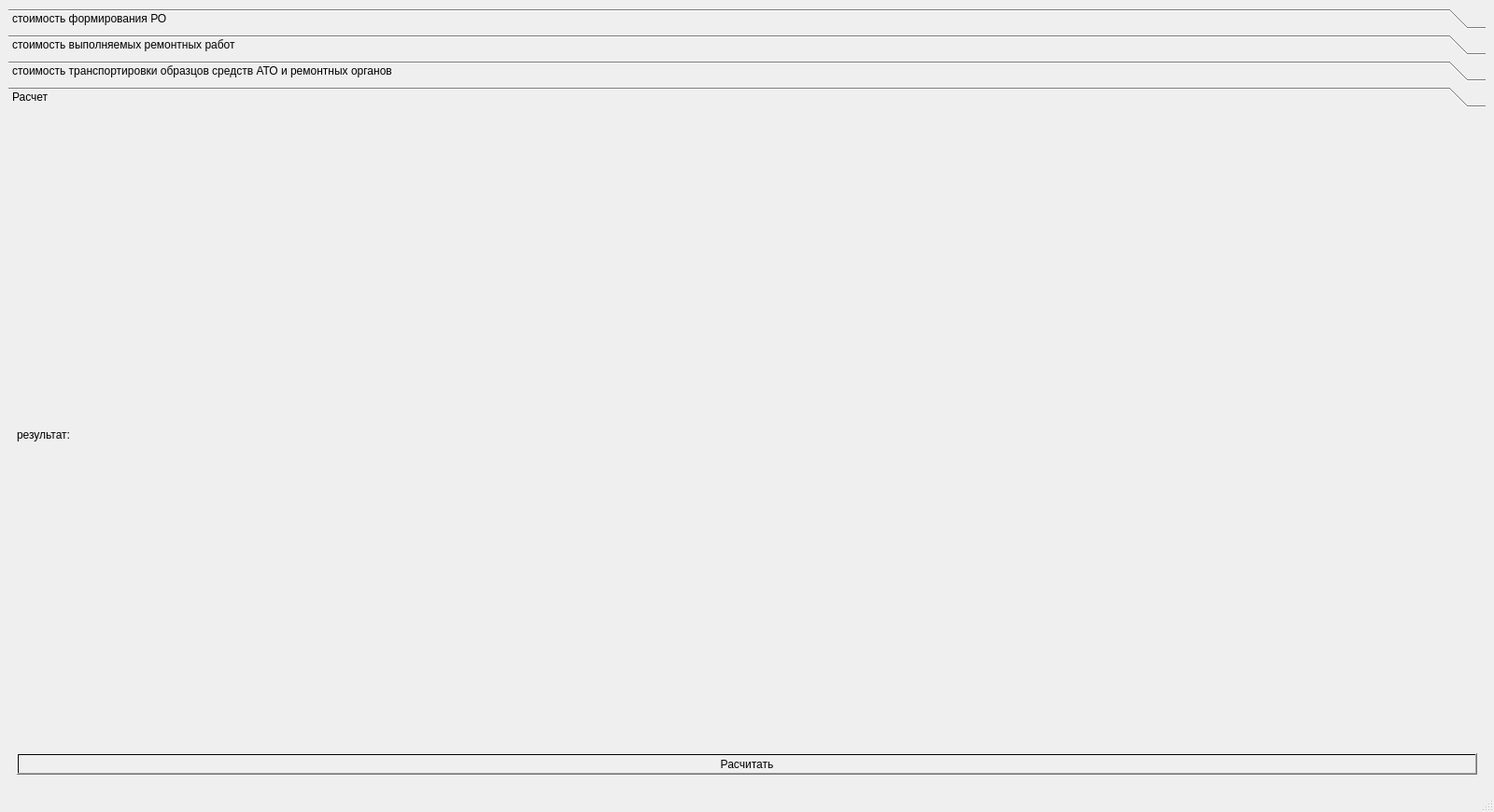
<?xml version="1.0" encoding="UTF-8"?>
<ui version="4.0">
 <class>MainWindow</class>
 <widget class="QMainWindow" name="MainWindow">
  <property name="geometry">
   <rect>
    <x>0</x>
    <y>0</y>
    <width>1600</width>
    <height>870</height>
   </rect>
  </property>
  <property name="minimumSize">
   <size>
    <width>1600</width>
    <height>870</height>
   </size>
  </property>
  <property name="maximumSize">
   <size>
    <width>1600</width>
    <height>870</height>
   </size>
  </property>
  <property name="windowTitle">
   <string>MainWindow</string>
  </property>
  <property name="styleSheet">
   <string notr="true">font: 12pt &quot;Mongolian Baiti&quot;;</string>
  </property>
  <widget class="QWidget" name="centralwidget">
   <property name="styleSheet">
    <string notr="true"/>
   </property>
   <layout class="QVBoxLayout" name="verticalLayout_15">
    <item>
     <widget class="QToolBox" name="toolBox">
      <property name="styleSheet">
       <string notr="true">background-color: qradialgradient(spread:pad, cx:0.5, cy:0.5, radius:0.5, fx:0.5, fy:0.5, stop:0 rgba(255, 255, 255, 0));</string>
      </property>
      <property name="currentIndex">
       <number>3</number>
      </property>
      <widget class="QWidget" name="page_cost_forming">
       <property name="geometry">
        <rect>
         <x>0</x>
         <y>0</y>
         <width>1588</width>
         <height>713</height>
        </rect>
       </property>
       <property name="cursor">
        <cursorShape>ArrowCursor</cursorShape>
       </property>
       <attribute name="label">
        <string>стоимость формирования РО</string>
       </attribute>
       <layout class="QVBoxLayout" name="verticalLayout_2">
        <item>
         <widget class="QFrame" name="frame_cost_forming">
          <property name="frameShape">
           <enum>QFrame::StyledPanel</enum>
          </property>
          <property name="frameShadow">
           <enum>QFrame::Raised</enum>
          </property>
          <layout class="QVBoxLayout" name="verticalLayout_3">
           <item>
            <widget class="QToolBox" name="toolBox_2">
             <property name="statusTip">
              <string/>
             </property>
             <property name="whatsThis">
              <string/>
             </property>
             <property name="autoFillBackground">
              <bool>false</bool>
             </property>
             <property name="styleSheet">
              <string notr="true">background-color: qradialgradient(spread:pad, cx:0.5, cy:0.5, radius:0.5, fx:0.5, fy:0.5, stop:0 rgba(255, 255, 255, 0));</string>
             </property>
             <property name="currentIndex">
              <number>0</number>
             </property>
             <widget class="QWidget" name="page_B">
              <property name="geometry">
               <rect>
                <x>0</x>
                <y>0</y>
                <width>1562</width>
                <height>608</height>
               </rect>
              </property>
              <property name="styleSheet">
               <string notr="true"/>
              </property>
              <attribute name="label">
               <string>B</string>
              </attribute>
              <layout class="QVBoxLayout" name="verticalLayout_5">
               <item>
                <widget class="QFrame" name="frameB">
                 <property name="layoutDirection">
                  <enum>Qt::LeftToRight</enum>
                 </property>
                 <property name="frameShape">
                  <enum>QFrame::StyledPanel</enum>
                 </property>
                 <property name="frameShadow">
                  <enum>QFrame::Raised</enum>
                 </property>
                 <layout class="QHBoxLayout" name="horizontalLayout">
                  <item>
                   <widget class="QLabel" name="L_B">
                    <property name="styleSheet">
                     <string notr="true"/>
                    </property>
                    <property name="text">
                     <string>B_РП 1-го уровня 1-го типа</string>
                    </property>
                    <property name="alignment">
                     <set>Qt::AlignLeading|Qt::AlignLeft|Qt::AlignVCenter</set>
                    </property>
                   </widget>
                  </item>
                  <item>
                   <widget class="QLineEdit" name="frame_B_B_enter">
                    <property name="alignment">
                     <set>Qt::AlignRight|Qt::AlignTop|Qt::AlignTrailing</set>
                    </property>
                   </widget>
                  </item>
                  <item>
                   <widget class="QPushButton" name="enter_frame_B">
                    <property name="text">
                     <string>Ввести</string>
                    </property>
                   </widget>
                  </item>
                 </layout>
                </widget>
               </item>
               <item>
                <widget class="QFrame" name="frame_2">
                 <property name="frameShape">
                  <enum>QFrame::StyledPanel</enum>
                 </property>
                 <property name="frameShadow">
                  <enum>QFrame::Raised</enum>
                 </property>
                </widget>
               </item>
              </layout>
             </widget>
             <widget class="QWidget" name="page_Forming">
              <property name="geometry">
               <rect>
                <x>0</x>
                <y>0</y>
                <width>302</width>
                <height>275</height>
               </rect>
              </property>
              <attribute name="label">
               <string>Стоимость формирования</string>
              </attribute>
              <layout class="QVBoxLayout" name="verticalLayout_4">
               <item>
                <widget class="QFrame" name="FrameForming">
                 <property name="frameShape">
                  <enum>QFrame::StyledPanel</enum>
                 </property>
                 <property name="frameShadow">
                  <enum>QFrame::Raised</enum>
                 </property>
                 <layout class="QVBoxLayout" name="verticalLayout">
                  <item>
                   <widget class="QFrame" name="frame_repair_tools">
                    <property name="frameShape">
                     <enum>QFrame::StyledPanel</enum>
                    </property>
                    <property name="frameShadow">
                     <enum>QFrame::Raised</enum>
                    </property>
                    <layout class="QHBoxLayout" name="horizontalLayout_5">
                     <item>
                      <widget class="QLabel" name="L_number_repair_tools">
                       <property name="frameShape">
                        <enum>QFrame::StyledPanel</enum>
                       </property>
                       <property name="text">
                        <string>количество средств ремонта 1-го типа
в РП 1-го типа 1-го уровня подчинения</string>
                       </property>
                      </widget>
                     </item>
                     <item>
                      <widget class="QLineEdit" name="Enter_number_repair_tools"/>
                     </item>
                    </layout>
                   </widget>
                  </item>
                  <item>
                   <widget class="QFrame" name="frame_cost_repair_facilities">
                    <property name="frameShape">
                     <enum>QFrame::StyledPanel</enum>
                    </property>
                    <property name="frameShadow">
                     <enum>QFrame::Raised</enum>
                    </property>
                    <layout class="QHBoxLayout" name="horizontalLayout_4">
                     <item>
                      <widget class="QLabel" name="L_cost_repair_facilities">
                       <property name="text">
                        <string>стоимость средств ремонта 1-го типа
в РП 1-го типа</string>
                       </property>
                      </widget>
                     </item>
                     <item>
                      <widget class="QLineEdit" name="Enter_cost_repair_facilities"/>
                     </item>
                    </layout>
                   </widget>
                  </item>
                  <item>
                   <widget class="QFrame" name="frame_number_repairmen">
                    <property name="frameShape">
                     <enum>QFrame::StyledPanel</enum>
                    </property>
                    <property name="frameShadow">
                     <enum>QFrame::Raised</enum>
                    </property>
                    <layout class="QHBoxLayout" name="horizontalLayout_3">
                     <item>
                      <widget class="QLabel" name="L_number_repairmen">
                       <property name="text">
                        <string>количество ремонтников в РП 1-го типа
 1-го уровня подчинения</string>
                       </property>
                      </widget>
                     </item>
                     <item>
                      <widget class="QLineEdit" name="Enter_number_repairmen"/>
                     </item>
                    </layout>
                   </widget>
                  </item>
                  <item>
                   <widget class="QFrame" name="frame_cost_preparation">
                    <property name="frameShape">
                     <enum>QFrame::StyledPanel</enum>
                    </property>
                    <property name="frameShadow">
                     <enum>QFrame::Raised</enum>
                    </property>
                    <layout class="QHBoxLayout" name="horizontalLayout_20">
                     <item>
                      <widget class="QLabel" name="L_cost_preparation">
                       <property name="text">
                        <string>усреднённая стоимость подготовки
специалиста-ремонтника
1-го типа 1--го уровня подчинения </string>
                       </property>
                      </widget>
                     </item>
                     <item>
                      <widget class="QLineEdit" name="Enter_cost_preparation"/>
                     </item>
                    </layout>
                   </widget>
                  </item>
                  <item>
                   <widget class="QFrame" name="button_frame_forming">
                    <property name="frameShape">
                     <enum>QFrame::StyledPanel</enum>
                    </property>
                    <property name="frameShadow">
                     <enum>QFrame::Raised</enum>
                    </property>
                    <layout class="QHBoxLayout" name="horizontalLayout_2">
                     <item>
                      <widget class="QPushButton" name="button_frame_forming_enter">
                       <property name="text">
                        <string>Ввести</string>
                       </property>
                      </widget>
                     </item>
                     <item>
                      <widget class="QPushButton" name="button_frame_forming_next">
                       <property name="text">
                        <string>следующий вид ремонта</string>
                       </property>
                      </widget>
                     </item>
                    </layout>
                   </widget>
                  </item>
                 </layout>
                </widget>
               </item>
              </layout>
             </widget>
             <widget class="QWidget" name="page_repair_evacuation">
              <property name="geometry">
               <rect>
                <x>0</x>
                <y>0</y>
                <width>309</width>
                <height>208</height>
               </rect>
              </property>
              <attribute name="label">
               <string>ремонтно-эвакуационные работы</string>
              </attribute>
              <layout class="QVBoxLayout" name="verticalLayout_6">
               <item>
                <widget class="QFrame" name="frame_8">
                 <property name="frameShape">
                  <enum>QFrame::StyledPanel</enum>
                 </property>
                 <property name="frameShadow">
                  <enum>QFrame::Raised</enum>
                 </property>
                 <layout class="QVBoxLayout" name="verticalLayout_7">
                  <item>
                   <widget class="QFrame" name="frame_submission">
                    <property name="frameShape">
                     <enum>QFrame::StyledPanel</enum>
                    </property>
                    <property name="frameShadow">
                     <enum>QFrame::Raised</enum>
                    </property>
                    <layout class="QHBoxLayout" name="horizontalLayout_21">
                     <item>
                      <widget class="QLabel" name="L_submission">
                       <property name="text">
                        <string>РП 1-го типа</string>
                       </property>
                      </widget>
                     </item>
                    </layout>
                   </widget>
                  </item>
                  <item>
                   <widget class="QFrame" name="frame_number_repair_evacuation">
                    <property name="frameShape">
                     <enum>QFrame::StyledPanel</enum>
                    </property>
                    <property name="frameShadow">
                     <enum>QFrame::Raised</enum>
                    </property>
                    <layout class="QHBoxLayout" name="horizontalLayout_6">
                     <item>
                      <widget class="QLabel" name="L_number_repair_evacuation">
                       <property name="text">
                        <string>Количество ремонтно-эвак
средств 1-го типа в РО
1-го уровня</string>
                       </property>
                      </widget>
                     </item>
                     <item>
                      <widget class="QLineEdit" name="Enter_number_repair_evacuation">
                       <property name="inputMethodHints">
                        <set>Qt::ImhPreferNumbers</set>
                       </property>
                       <property name="echoMode">
                        <enum>QLineEdit::Normal</enum>
                       </property>
                       <property name="dragEnabled">
                        <bool>false</bool>
                       </property>
                       <property name="readOnly">
                        <bool>false</bool>
                       </property>
                      </widget>
                     </item>
                    </layout>
                   </widget>
                  </item>
                  <item>
                   <widget class="QFrame" name="frame_cost_repair_evacuation">
                    <property name="frameShape">
                     <enum>QFrame::StyledPanel</enum>
                    </property>
                    <property name="frameShadow">
                     <enum>QFrame::Raised</enum>
                    </property>
                    <layout class="QHBoxLayout" name="horizontalLayout_7">
                     <item>
                      <widget class="QLabel" name="L_cost_repair_evacuation">
                       <property name="text">
                        <string>Стоимость ремонтно-эвак
средств 1-го типа</string>
                       </property>
                      </widget>
                     </item>
                     <item>
                      <widget class="QLineEdit" name="lineEdit_6"/>
                     </item>
                    </layout>
                   </widget>
                  </item>
                 </layout>
                </widget>
               </item>
               <item>
                <widget class="QFrame" name="frame_enter_repair_evacuation">
                 <property name="frameShape">
                  <enum>QFrame::StyledPanel</enum>
                 </property>
                 <property name="frameShadow">
                  <enum>QFrame::Raised</enum>
                 </property>
                 <layout class="QHBoxLayout" name="horizontalLayout_8">
                  <item>
                   <widget class="QPushButton" name="Enter_number_repair_evacuation_2">
                    <property name="text">
                     <string>следующий уровень/тип</string>
                    </property>
                   </widget>
                  </item>
                  <item>
                   <widget class="QPushButton" name="button_evacuation_next">
                    <property name="text">
                     <string>Следующий тип средств</string>
                    </property>
                   </widget>
                  </item>
                 </layout>
                </widget>
               </item>
              </layout>
             </widget>
            </widget>
           </item>
          </layout>
         </widget>
        </item>
       </layout>
      </widget>
      <widget class="QWidget" name="page_cost_repair">
       <property name="geometry">
        <rect>
         <x>0</x>
         <y>0</y>
         <width>1588</width>
         <height>713</height>
        </rect>
       </property>
       <attribute name="label">
        <string>стоимость выполняемых ремонтных работ</string>
       </attribute>
       <layout class="QVBoxLayout" name="verticalLayout_8">
        <item>
         <widget class="QFrame" name="frame_belt_work">
          <property name="frameShape">
           <enum>QFrame::StyledPanel</enum>
          </property>
          <property name="frameShadow">
           <enum>QFrame::Raised</enum>
          </property>
          <layout class="QVBoxLayout" name="verticalLayout_9">
           <item>
            <widget class="QFrame" name="frame_belt_work_T">
             <property name="frameShape">
              <enum>QFrame::StyledPanel</enum>
             </property>
             <property name="frameShadow">
              <enum>QFrame::Raised</enum>
             </property>
             <layout class="QHBoxLayout" name="horizontalLayout_12">
              <item>
               <widget class="QLabel" name="L_frame_belt_work_T">
                <property name="text">
                 <string>T_рем 1-го уровня 1-го типа</string>
                </property>
               </widget>
              </item>
              <item>
               <widget class="QLineEdit" name="Entry_belt_work_T"/>
              </item>
             </layout>
            </widget>
           </item>
           <item>
            <widget class="QFrame" name="frame_belt_work_C_repair">
             <property name="frameShape">
              <enum>QFrame::StyledPanel</enum>
             </property>
             <property name="frameShadow">
              <enum>QFrame::Raised</enum>
             </property>
             <layout class="QHBoxLayout" name="horizontalLayout_11">
              <item>
               <widget class="QLabel" name="L_frame_belt_work_C_repair">
                <property name="frameShape">
                 <enum>QFrame::NoFrame</enum>
                </property>
                <property name="text">
                 <string>Средняя стоимость часа функционирования
ремонтного подразделения 1-го типа</string>
                </property>
               </widget>
              </item>
              <item>
               <widget class="QLineEdit" name="Entry_belt_work_C_repair"/>
              </item>
             </layout>
            </widget>
           </item>
           <item>
            <widget class="QFrame" name="frame_button_frame_belt_work">
             <property name="frameShape">
              <enum>QFrame::StyledPanel</enum>
             </property>
             <property name="frameShadow">
              <enum>QFrame::Raised</enum>
             </property>
             <layout class="QHBoxLayout" name="horizontalLayout_9">
              <item>
               <widget class="QPushButton" name="button_frame_belt_work">
                <property name="text">
                 <string>Ввести</string>
                </property>
               </widget>
              </item>
             </layout>
            </widget>
           </item>
          </layout>
         </widget>
        </item>
       </layout>
      </widget>
      <widget class="QWidget" name="page_cost_transportation">
       <property name="geometry">
        <rect>
         <x>0</x>
         <y>0</y>
         <width>1588</width>
         <height>713</height>
        </rect>
       </property>
       <attribute name="label">
        <string>стоимость транспортировки образцов средств АТО и ремонтных органов</string>
       </attribute>
       <layout class="QVBoxLayout" name="verticalLayout_10">
        <item>
         <widget class="QFrame" name="frame_cost_transportation">
          <property name="frameShape">
           <enum>QFrame::StyledPanel</enum>
          </property>
          <property name="frameShadow">
           <enum>QFrame::Raised</enum>
          </property>
          <layout class="QVBoxLayout" name="verticalLayout_11">
           <item>
            <widget class="QToolBox" name="qtool_box_2">
             <property name="currentIndex">
              <number>1</number>
             </property>
             <widget class="QWidget" name="page_distance_2">
              <property name="geometry">
               <rect>
                <x>0</x>
                <y>0</y>
                <width>1562</width>
                <height>633</height>
               </rect>
              </property>
              <attribute name="label">
               <string>Стоимсоть пермещения РПМТ в ходе выполнения ремонта в полевых условиях</string>
              </attribute>
              <layout class="QVBoxLayout" name="verticalLayout_12">
               <item>
                <widget class="QFrame" name="frame_cost_kilometer">
                 <property name="frameShape">
                  <enum>QFrame::StyledPanel</enum>
                 </property>
                 <property name="frameShadow">
                  <enum>QFrame::Raised</enum>
                 </property>
                 <layout class="QHBoxLayout" name="horizontalLayout_14">
                  <item>
                   <widget class="QLabel" name="label_cost_kilometer">
                    <property name="text">
                     <string>Стоимость 1 км перещения РПМТ
 1-й заявке</string>
                    </property>
                   </widget>
                  </item>
                  <item>
                   <widget class="QLineEdit" name="enter_cost_kilometer"/>
                  </item>
                 </layout>
                </widget>
               </item>
               <item>
                <widget class="QFrame" name="frame_distance">
                 <property name="frameShape">
                  <enum>QFrame::StyledPanel</enum>
                 </property>
                 <property name="frameShadow">
                  <enum>QFrame::Raised</enum>
                 </property>
                 <layout class="QHBoxLayout" name="horizontalLayout_15">
                  <item>
                   <widget class="QLabel" name="label_moving_distance">
                    <property name="text">
                     <string>Расстояние между РО 1-го уровня,
пройденное РПМТ в ходе выполнения
ремонта в полевых условиях по
 1-й заявке</string>
                    </property>
                    <property name="textFormat">
                     <enum>Qt::AutoText</enum>
                    </property>
                   </widget>
                  </item>
                  <item>
                   <widget class="QLineEdit" name="enter_moving_distance"/>
                  </item>
                 </layout>
                </widget>
               </item>
               <item>
                <widget class="QFrame" name="frame_button_distance">
                 <property name="frameShape">
                  <enum>QFrame::StyledPanel</enum>
                 </property>
                 <property name="frameShadow">
                  <enum>QFrame::Raised</enum>
                 </property>
                 <layout class="QHBoxLayout" name="horizontalLayout_13">
                  <item>
                   <widget class="QPushButton" name="button_moving_enter">
                    <property name="text">
                     <string>Следующий уровень
(ввести уровень)</string>
                    </property>
                   </widget>
                  </item>
                  <item>
                   <widget class="QPushButton" name="button_moving_next">
                    <property name="text">
                     <string>следующая заявка
</string>
                    </property>
                   </widget>
                  </item>
                 </layout>
                </widget>
               </item>
              </layout>
             </widget>
             <widget class="QWidget" name="page_transportation">
              <property name="geometry">
               <rect>
                <x>0</x>
                <y>0</y>
                <width>1562</width>
                <height>633</height>
               </rect>
              </property>
              <attribute name="label">
               <string>Стоимость транспортировки образцов средств АТО</string>
              </attribute>
              <layout class="QVBoxLayout" name="verticalLayout_13">
               <item>
                <widget class="QFrame" name="frame_transport">
                 <property name="frameShape">
                  <enum>QFrame::StyledPanel</enum>
                 </property>
                 <property name="frameShadow">
                  <enum>QFrame::Raised</enum>
                 </property>
                 <layout class="QVBoxLayout" name="verticalLayout_14">
                  <item>
                   <widget class="QFrame" name="frame_distance_transportation">
                    <property name="frameShape">
                     <enum>QFrame::StyledPanel</enum>
                    </property>
                    <property name="frameShadow">
                     <enum>QFrame::Raised</enum>
                    </property>
                    <layout class="QHBoxLayout" name="horizontalLayout_17">
                     <item>
                      <widget class="QLabel" name="L_distance_transportation_km">
                       <property name="text">
                        <string>Расстояние между РО 1-го уровня,
и местонахождением объекта ремонта
по 1-й заяки</string>
                       </property>
                      </widget>
                     </item>
                     <item>
                      <widget class="QLineEdit" name="Entry_distance_transportation_km"/>
                     </item>
                    </layout>
                   </widget>
                  </item>
                  <item>
                   <widget class="QFrame" name="frame_cost_transportation_km">
                    <property name="frameShape">
                     <enum>QFrame::StyledPanel</enum>
                    </property>
                    <property name="frameShadow">
                     <enum>QFrame::Raised</enum>
                    </property>
                    <layout class="QHBoxLayout" name="horizontalLayout_18">
                     <item>
                      <widget class="QLabel" name="L_cost_transportation_km">
                       <property name="text">
                        <string>Стоимость одного км транспортировки
образца средства АТО в РПСТ РО
1-го уровня по 1-й заявке </string>
                       </property>
                      </widget>
                     </item>
                     <item>
                      <widget class="QLineEdit" name="Entry_cost_transportation_km"/>
                     </item>
                    </layout>
                   </widget>
                  </item>
                  <item>
                   <widget class="QFrame" name="frame_number_transport">
                    <property name="frameShape">
                     <enum>QFrame::StyledPanel</enum>
                    </property>
                    <property name="frameShadow">
                     <enum>QFrame::Raised</enum>
                    </property>
                    <layout class="QHBoxLayout" name="horizontalLayout_19">
                     <item>
                      <widget class="QLabel" name="L_number_transport">
                       <property name="text">
                        <string>количество образцов средств АТО,
направляемых для ремонта в РПСТ
РО 1-го уровня по 1-й заявке</string>
                       </property>
                      </widget>
                     </item>
                     <item>
                      <widget class="QLineEdit" name="Entry_number_transport"/>
                     </item>
                    </layout>
                   </widget>
                  </item>
                  <item>
                   <widget class="QFrame" name="frame_button_transport">
                    <property name="frameShape">
                     <enum>QFrame::StyledPanel</enum>
                    </property>
                    <property name="frameShadow">
                     <enum>QFrame::Raised</enum>
                    </property>
                    <layout class="QHBoxLayout" name="horizontalLayout_16">
                     <item>
                      <widget class="QPushButton" name="button_frame_moving_enter">
                       <property name="text">
                        <string>Следующий уровень
(ввести уровень)</string>
                       </property>
                      </widget>
                     </item>
                     <item>
                      <widget class="QPushButton" name="button_frame_moving_next">
                       <property name="text">
                        <string>следующая заявка
</string>
                       </property>
                      </widget>
                     </item>
                    </layout>
                   </widget>
                  </item>
                 </layout>
                </widget>
               </item>
              </layout>
             </widget>
            </widget>
           </item>
          </layout>
         </widget>
        </item>
       </layout>
      </widget>
      <widget class="QWidget" name="result">
       <property name="geometry">
        <rect>
         <x>0</x>
         <y>0</y>
         <width>1588</width>
         <height>713</height>
        </rect>
       </property>
       <attribute name="label">
        <string>Расчет</string>
       </attribute>
       <layout class="QVBoxLayout" name="verticalLayout_16">
        <item>
         <widget class="QLabel" name="label">
          <property name="layoutDirection">
           <enum>Qt::LeftToRight</enum>
          </property>
          <property name="text">
           <string>результат:</string>
          </property>
          <property name="alignment">
           <set>Qt::AlignLeading|Qt::AlignLeft|Qt::AlignVCenter</set>
          </property>
         </widget>
        </item>
        <item>
         <widget class="QPushButton" name="result_calculation">
          <property name="text">
           <string>Расчитать</string>
          </property>
         </widget>
        </item>
       </layout>
      </widget>
     </widget>
    </item>
   </layout>
  </widget>
  <widget class="QMenuBar" name="menubar">
   <property name="geometry">
    <rect>
     <x>0</x>
     <y>0</y>
     <width>1600</width>
     <height>19</height>
    </rect>
   </property>
  </widget>
  <widget class="QStatusBar" name="statusbar"/>
 </widget>
 <resources>
  <include location="test.qrc"/>
 </resources>
 <connections/>
</ui>
